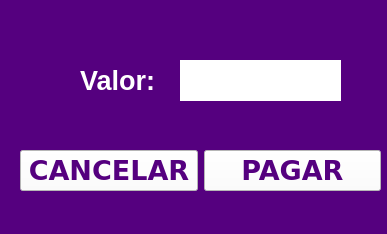
<?xml version="1.0" encoding="UTF-8"?>
<ui version="4.0">
 <class>MainWindow</class>
 <widget class="QMainWindow" name="MainWindow">
  <property name="geometry">
   <rect>
    <x>0</x>
    <y>0</y>
    <width>387</width>
    <height>234</height>
   </rect>
  </property>
  <property name="windowTitle">
   <string>MainWindow</string>
  </property>
  <property name="styleSheet">
   <string notr="true">background-color: rgb(85, 0, 127);</string>
  </property>
  <widget class="QWidget" name="centralwidget">
   <widget class="QLabel" name="label">
    <property name="geometry">
     <rect>
      <x>80</x>
      <y>60</y>
      <width>81</width>
      <height>41</height>
     </rect>
    </property>
    <property name="font">
     <font>
      <pointsize>20</pointsize>
      <weight>75</weight>
      <bold>true</bold>
     </font>
    </property>
    <property name="styleSheet">
     <string notr="true">color: rgb(255, 255, 255);</string>
    </property>
    <property name="text">
     <string>Valor: </string>
    </property>
   </widget>
   <widget class="QLabel" name="valor">
    <property name="geometry">
     <rect>
      <x>180</x>
      <y>60</y>
      <width>161</width>
      <height>41</height>
     </rect>
    </property>
    <property name="font">
     <font>
      <pointsize>20</pointsize>
      <weight>75</weight>
      <bold>true</bold>
     </font>
    </property>
    <property name="styleSheet">
     <string notr="true">background-color: rgb(255, 255, 255);
color: rgb(0, 0, 0);</string>
    </property>
    <property name="text">
     <string/>
    </property>
   </widget>
   <widget class="QWidget" name="">
    <property name="geometry">
     <rect>
      <x>20</x>
      <y>150</y>
      <width>361</width>
      <height>42</height>
     </rect>
    </property>
    <layout class="QHBoxLayout" name="horizontalLayout">
     <item>
      <widget class="QPushButton" name="cancelar">
       <property name="font">
        <font>
         <family>Verdana</family>
         <pointsize>20</pointsize>
         <weight>75</weight>
         <bold>true</bold>
        </font>
       </property>
       <property name="styleSheet">
        <string notr="true">background-color: rgb(255, 255, 255);
color: rgb(85, 0, 127);
alineItens:center;</string>
       </property>
       <property name="text">
        <string>CANCELAR</string>
       </property>
      </widget>
     </item>
     <item>
      <widget class="QPushButton" name="pagar">
       <property name="font">
        <font>
         <family>Verdana</family>
         <pointsize>20</pointsize>
         <weight>75</weight>
         <bold>true</bold>
        </font>
       </property>
       <property name="styleSheet">
        <string notr="true">background-color: rgb(255, 255, 255);
color: rgb(85, 0, 127);
alineItens:center;</string>
       </property>
       <property name="text">
        <string>PAGAR</string>
       </property>
      </widget>
     </item>
    </layout>
   </widget>
  </widget>
  <widget class="QMenuBar" name="menubar">
   <property name="geometry">
    <rect>
     <x>0</x>
     <y>0</y>
     <width>387</width>
     <height>21</height>
    </rect>
   </property>
  </widget>
  <widget class="QStatusBar" name="statusbar"/>
 </widget>
 <resources/>
 <connections/>
</ui>
